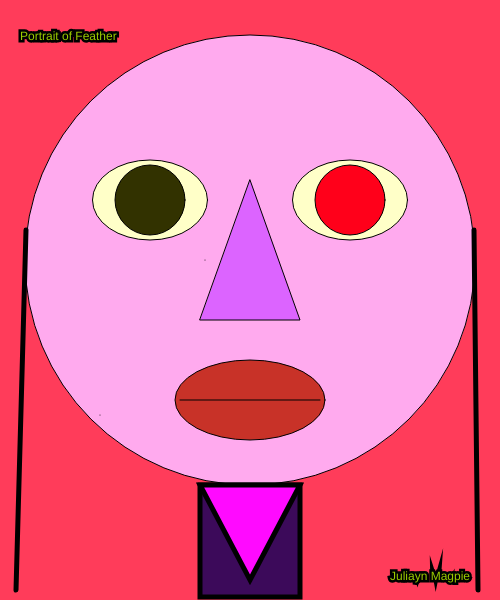
Frame 1 (no input)
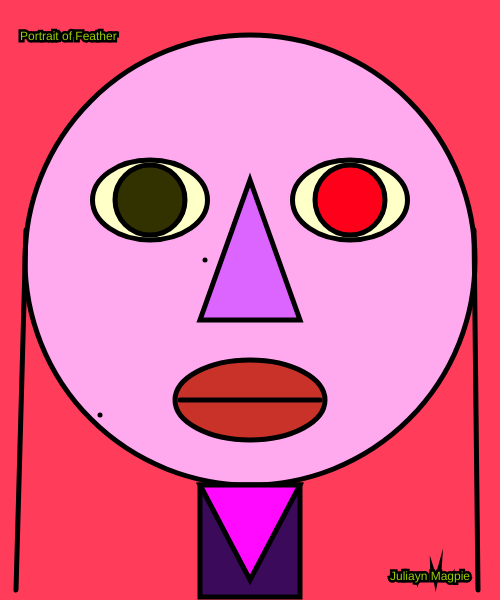
Frame 60 (no input)
Frame 120 (the mouse pressed at the canvas centre since frame 60): identical to frame 60, image omitted

The p5.js sketch that drew these frames (run headless with seeded random() and noise() and a simulated clock; from frame 60 on, the mouse is pressed at the canvas centre):

// p5.js sketch
// ── sketch.js
function setup()
{
createCanvas(500, 600);
}
function draw()
{
background(290, 60, 90);

fill('#fae');
circle(250, 260, 450);

fill(500, 520, 200)
ellipse(150, 200, 115, 80)

fill(500, 520, 200)
ellipse(350, 200, 115, 80)

fill('rgb(100%, 0%, 10%)');
circle(350, 200, 70)

fill(50, 50, 0)
circle(150,200, 70)

// Top-left.
point(205, 260);

// Top-right.
point(100, 415);

fill(220, 100, 300)
triangle(250, 180, 300, 320, 200, 320);

fill(200, 50, 40)
ellipse(250, 400, 150, 80)

line(180, 400, 320, 400);

stroke('black');
  strokeWeight(5);

line(16, 590, 26, 230);
  
line(478, 590, 474, 230);

fill(60, 10, 90)
rect(200, 485, 100, 112);

fill(500, 10, 400)
triangle(250, 580, 300, 485, 200, 485);

fill(155, 204, 0)
text('Portrait of Feather', 20, 40);

fill(155, 204, 0)
text('Juliayn Magpie', 390, 580);
}
